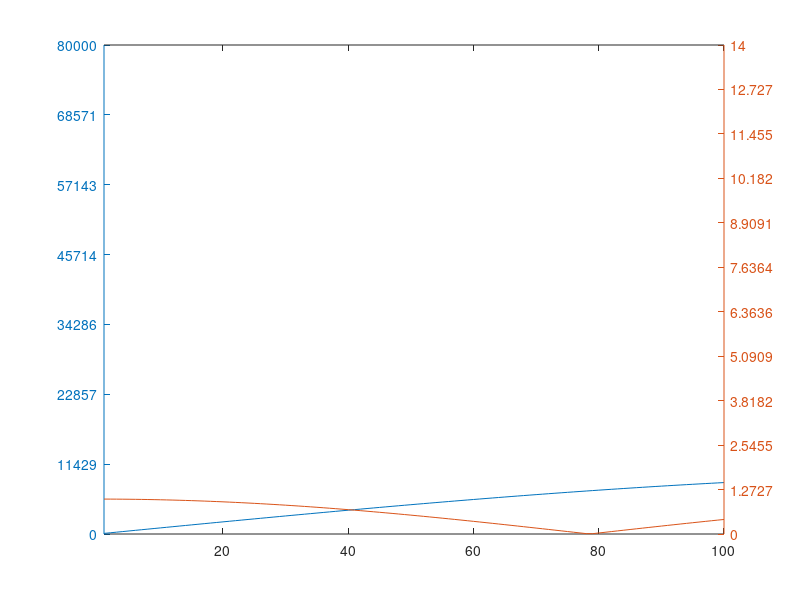

The MATLAB source for this figure:
% create some data to plot
t = 1:100;
y1 = abs(1e4*sin(.01*t));
y2 = abs(cos(.02*t));
%% create a figure and use PLOTYY, saving the output handles
fg = figure(5);
% note that by default the tick marks overlap exactly (and it seems that
% only one set of tick marks is present per line axis
[AX,H1,H2] = plotyy(t, y1, t, y2);
% press ENTER to continue
pause;
%% change the number of tick marks on each Y axis to see the issue
Nticks = 8;
y1 = linspace(0, 8e4, Nticks);
y2 = linspace(0, 14, Nticks+4); %put 4 more ticks on the right Y axis
% set the new limits and tick marks. Notice how there appear to be two sets
% of tick marks on the right axis.
set(AX(1), 'ylim', [y1(1), y1(end)], 'ytick', y1);
set(AX(2), 'ylim', [y2(1), y2(end)], 'ytick', y2); 
% press ENTER to continue
pause;
%% link the two X axes
linkaxes(AX,'x');
%% turn off the axis Box property for box axis
% the box property results in the display of tick marks on both axis
set(AX(1),'Box','off')
set(AX(2),'Box','off')
% notice how the bounding box on top of the image is missing
%% replace the top edge of the box with the second X axes
% and turn off its labels
set(AX(2), 'XTickLabel','','XAxisLocation','Top') 
%% print the figure to .png format
% to confirm that the output is as desired
print(fg,'-dpng','myFigure');